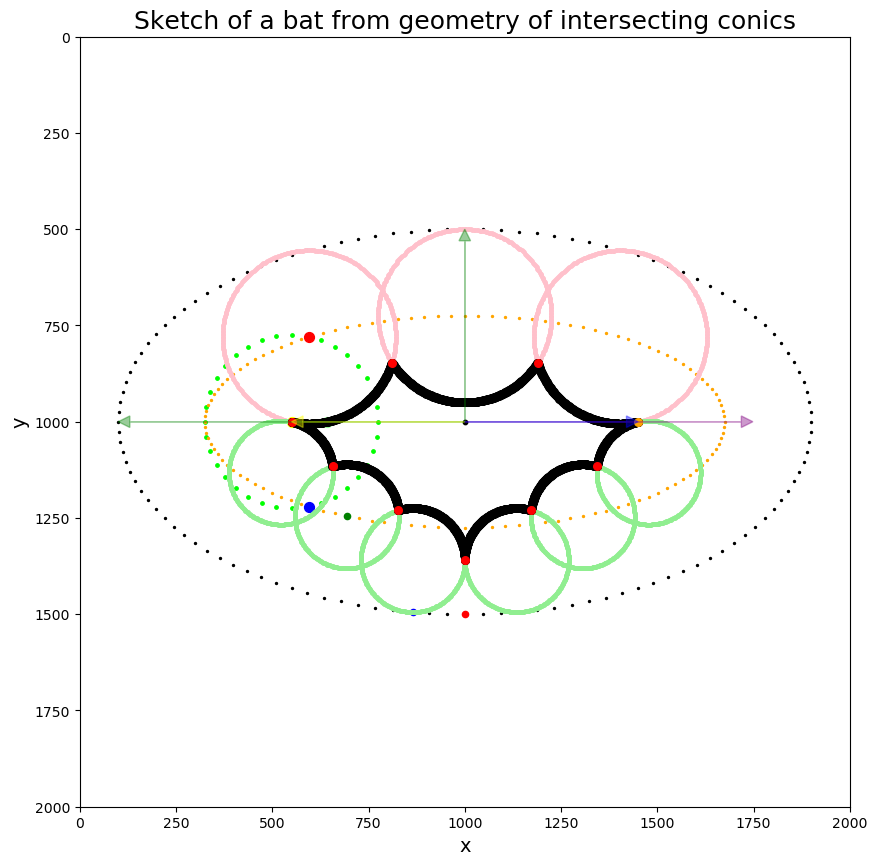

The script that saved this image:
import matplotlib.pyplot as plt
import numpy as np
from numpy import (
    arange,
    arccos,
    array,
    array_equal,
    arctan2,
    dot,
    isin,
    real,
    repeat,
    roots,
    sort,
    square,
    subtract,
    swapaxes,
    unique,
    where,
)
from numpy.linalg import norm
from math import sin, cos, radians as rad, sqrt
from sympy.combinatorics import Permutation
from ellipse_intersect import intersection_points, intersection_t

VISUALISE = True
SUPPRESS_SKETCH_VIS = False
ARC_STYLE = "thick"  # Options: "thick", "thin"
SAVE_PLOT = False
VERBOSE = False

if VISUALISE or SAVE_PLOT:
    fig = plt.figure()
    ax = plt.subplot()
    ax.set_aspect(1.0)
    if SUPPRESS_SKETCH_VIS:
        plt.axis([540, 1460, 1375, 835])
    else:
        plt.axis([0, 2000, 2000, 0])
    ax.set_title("Sketch of a bat from geometry of intersecting conics", size=18)
    ax.set_xlabel("x", size=14)
    ax.set_ylabel("y", size=14)

scale_factor = 100

# On sketch diagram these are a:b ≈ 9:5
h_radius, v_radius = dot(scale_factor, [9, 5])
focal_len = sqrt(h_radius ** 2 - v_radius ** 2)

xc = 1000
yc = 1000

if (VISUALISE or SAVE_PLOT) and not SUPPRESS_SKETCH_VIS:
    plt.scatter(xc, yc, s=10, color="k")

    arrow_opacity = 0.4

    # Draw the outer ellipse using measurements obtained by eye
    for alpha in arange(rad(0), rad(360), rad(3)):
        oe_x = xc + h_radius * cos(alpha)
        oe_y = yc + v_radius * sin(alpha)
        plt.scatter(oe_x, oe_y, s=2, color="k")

    # Leftward green arrow (a)
    plt.arrow(
        xc,
        yc,
        -1 * h_radius,
        0,
        length_includes_head=True,
        head_length=30,
        head_width=30,
        color="g",
        alpha=arrow_opacity,
    )

    # Upward green arrow (b)
    plt.arrow(
        xc,
        yc,
        0,
        -1 * v_radius,
        length_includes_head=True,
        head_length=30,
        head_width=30,
        color="g",
        alpha=arrow_opacity,
    )

    # Rightward purple arrow (c)
    plt.arrow(
        xc,
        yc,
        focal_len,
        0,
        length_includes_head=True,
        head_length=30,
        head_width=30,
        color="purple",
        alpha=arrow_opacity,
    )

    # Leftward yellow arrow (a/2)
    plt.arrow(
        xc,
        yc,
        -1 / 2 * h_radius,
        0,
        length_includes_head=True,
        head_length=30,
        head_width=30,
        color="yellow",
        alpha=arrow_opacity,
    )

    # Rightward blue arrow (a/2)
    plt.arrow(
        xc,
        yc,
        h_radius / 2,
        0,
        length_includes_head=True,
        head_length=30,
        head_width=30,
        color="b",
        alpha=arrow_opacity,
    )

# Determine top circle radii
# For now, just take it as 90% of v_radius
tc_scale = 0.9
tc_r = 0.5 * v_radius * tc_scale

# Store the circle centres, these will be used together later in the calculation
# of centre point adjacencies (i.e. which circles neighbour one another)

circle_centres = []

# Plot the middle top circle
mtc_dy = (1 - tc_scale) * (0.5 * v_radius)
mtc_xc = xc
mtc_yc = yc - (mtc_dy + v_radius / 2)
circle_centres.append((mtc_xc, mtc_yc))  # (CIRCLE 1)

if (VISUALISE or SAVE_PLOT) and not SUPPRESS_SKETCH_VIS:
    # (CIRCLE 1)
    for alpha in arange(rad(0), rad(360), rad(1)):
        mtc_x = mtc_xc + tc_r * cos(alpha)
        mtc_y = mtc_yc + tc_r * sin(alpha)
        plt.scatter(mtc_x, mtc_y, s=6, color="pink")

# Calculate the intersection of:
# - the circular locus of tc_r radii around the horizontal radius midpoint
# - the elliptical locus of centres of circles touching the outer ellipse
# First for the left horizontal midpoint and then the right hand side one

# First make the circular locus of tc_r radii around the left midpoint
lmc_xc = xc - 1 / 2 * h_radius

if (VISUALISE or SAVE_PLOT) and not SUPPRESS_SKETCH_VIS:
    for alpha in arange(rad(0), rad(360), rad(10)):
        lmc_x = lmc_xc + tc_r * cos(alpha)
        lmc_y = yc + tc_r * sin(alpha)
        plt.scatter(lmc_x, lmc_y, s=6, color="lime")

    # Now make the elliptical locus of circle centres along the outer ellipse
    for alpha in arange(rad(0), rad(360), rad(3)):
        el_x = xc + (h_radius - tc_r) * cos(alpha)
        el_y = yc + (v_radius - tc_r) * sin(alpha)
        plt.scatter(el_x, el_y, s=2, color="orange")

# After viewing this to confirm the proper value for tc_scale to obtain
# a point of intersection between the circular and elliptical loci, next
# calculate the point of intersection in the top left ellipse quadrant.
# I do this here by substituting the values of x and y from the parametric
# form of the equation for the circle into the Cartesian equation for the
# ellipse to get a (degree 4) polynomial in t whose real solutions give
# any points of intersection's (x,y) coordinates, obtained in the end
# by re-substituting t into the parametric equation of the circle.
# Here the array intersection_points provides the (x, y) coordinates,
# exported from `ellipse_intersect.py`.

if (VISUALISE or SAVE_PLOT) and not SUPPRESS_SKETCH_VIS:
    pcol = ["red", "blue", "yellow", "magenta"]

    for ip_n, ip in enumerate(intersection_points):
        plt.scatter(*ip, s=50, color=pcol[ip_n])

ip_dists = [norm(ip - mtc_yc) for ip in intersection_points]
nearest_ip = intersection_points[ip_dists.index(np.min(ip_dists))]

# Plot the left top circle
ltc_xc = nearest_ip[0]
ltc_yc = nearest_ip[1]
circle_centres.append((ltc_xc, ltc_yc))  # (CIRCLE 2)

if (VISUALISE or SAVE_PLOT) and not SUPPRESS_SKETCH_VIS:
    # (CIRCLE 2)
    for alpha in arange(rad(0), rad(360), rad(1)):
        ltc_x = ltc_xc + tc_r * cos(alpha)
        ltc_y = ltc_yc + tc_r * sin(alpha)
        plt.scatter(ltc_x, ltc_y, s=6, color="pink")

# Plot the right top circle
rtc_xc = (2 * mtc_xc) - ltc_xc  # Reflect across the vertical line x = ltc_xc
rtc_yc = ltc_yc
circle_centres.append((rtc_xc, rtc_yc))  # (CIRCLE 3)

if (VISUALISE or SAVE_PLOT) and not SUPPRESS_SKETCH_VIS:
    # (CIRCLE 3)
    for alpha in arange(rad(0), rad(360), rad(1)):
        rtc_x = rtc_xc + tc_r * cos(alpha)
        rtc_y = rtc_yc + tc_r * sin(alpha)
        plt.scatter(rtc_x, rtc_y, s=6, color="pink")

# Now to draw the bottom half's circles, first find the leftmost intersection
# point of the left top circle and the horizontal bisecting line (f(x) = yc)
# Take same approach as in ellipse_intersect.py (but only cubic not quartic)
# The equation simplifies to "(Yc - y)*t^2 + (2*r)*t + (Yc - y) = 0"
hbt_p_2 = ltc_yc - yc
hbt_p_1 = 2 * tc_r
hbt_p_0 = ltc_yc - yc
hbt_p_coeff = [hbt_p_2, hbt_p_1, hbt_p_0]
hbt_roots = roots(hbt_p_coeff)
hbt_roots = [
    hbt_roots[ii].real
    for ii in sort(
        [[tt.real for tt in hbt_roots].index(t) for t in unique(real(hbt_roots))]
    )
]

hbt_ip = []
hbt_t = []

if (VISUALISE or SAVE_PLOT) and not SUPPRESS_SKETCH_VIS:
    pcol = ["yellow", "palegreen", "magenta", "chocolate"]

for t_num, t in enumerate(hbt_roots):
    pol = [
        (c[1] * t ** c[0])
        for c in list(reversed(list(enumerate(reversed(hbt_p_coeff)))))
    ]
    if int(sum(pol)) != 0:
        print(
            f"Polynomial didn't evaluate to 0 as expected. "
            + f"Root {t} not valid. Skipping..."
        )
        continue  # Do not plot this root, skip to next root in hbt_roots (if any left)
    #
    x_crossing = ltc_xc + tc_r * ((1 - t ** 2) / (1 + t ** 2))
    y_crossing = ltc_yc + tc_r * ((2 * t) / (1 + t ** 2))
    #
    if (VISUALISE or SAVE_PLOT) and not SUPPRESS_SKETCH_VIS:
        plt.scatter(x_crossing, y_crossing, s=50, color=pcol[t_num])
    #
    hbt_ip.append((x_crossing, y_crossing))
    hbt_t.append(t)

# Take the leftmost of the intersections (i.e. lowest x value)
hbt_ip_l = sorted(hbt_ip, key=lambda x: x[0])[0]
hbt_t_l = hbt_t[hbt_ip.index(hbt_ip_l)]

# Give the lower circles 60% the radius of the top ones and place the centre of the
# leftmost lower circle this distance away from the intersection point.
# Note that this means these 2 circles will be 'flat' to one another, not overlapping.
lower_circle_scale = 0.6  # Relative to the circles on the top half of the ellipse
lc_r = tc_r * lower_circle_scale  # Radius of the lower circle
llc_xc = hbt_ip_l[0] + (lc_r * ((1 - hbt_t_l ** 2) / (1 + hbt_t_l ** 2)))
llc_yc = hbt_ip_l[1] + (lc_r * ((2 * t) / (1 + t ** 2)))
circle_centres.append((llc_xc, llc_yc))  # (CIRCLE 4)

# Draw the first lower circle, the leftmost one
if (VISUALISE or SAVE_PLOT) and not SUPPRESS_SKETCH_VIS:
    # (CIRCLE 4)
    for alpha in arange(rad(0), rad(360), rad(1)):
        llc_x = llc_xc + lc_r * cos(alpha)
        llc_y = llc_yc + lc_r * sin(alpha)
        plt.scatter(llc_x, llc_y, s=6, color="lightgreen")

# Next find the touching point of the lower circle which touches the central vertical
# bisecting line on its right hand side and 'lowest' (maximum y on our reversed y axis)
# centre without its edge (lc_r distance directly below it) crossing the outer ellipse
oem = (xc, yc + v_radius)

oem_x_crossing = xc - lc_r
oem_y_crossings = (
    array([-1, 1])
    * sqrt(v_radius ** 2 * (1 - ((oem_x_crossing - xc) ** 2 / (h_radius ** 2))))
    + yc
)
assert (
    len(oem_y_crossings[oem_y_crossings > yc]) == 1
), "There shouldn't be more than 2 points on the circumference of an ellipse at the same x value"
oem_y_crossing = oem_y_crossings[oem_y_crossings > yc].item()

plt.scatter(*oem, s=20, color="red")
plt.scatter(oem_x_crossing, oem_y_crossing, s=20, color="blue")

# Now draw this base midpoint left circle by settings its centre lc_r above this point
bmlc_xc = oem_x_crossing
bmlc_yc = oem_y_crossing - lc_r
circle_centres.append((bmlc_xc, bmlc_yc))  # (CIRCLE 5)

if (VISUALISE or SAVE_PLOT) and not SUPPRESS_SKETCH_VIS:
    # (CIRCLE 5)
    for alpha in arange(rad(0), rad(360), rad(1)):
        bmlc_x = bmlc_xc + lc_r * cos(alpha)
        bmlc_y = bmlc_yc + lc_r * sin(alpha)
        plt.scatter(bmlc_x, bmlc_y, s=6, color="lightgreen")

# Draw the final lower left quadrant circle centred at the midpoint of the other two
lc_dx, lc_dy = (bmlc_xc - llc_xc, bmlc_yc - llc_yc)
flmc_xc, flmc_yc = (llc_xc + lc_dx / 2, llc_yc + lc_dy / 2)
circle_centres.append((flmc_xc, flmc_yc))  # (CIRCLE 6)

if (VISUALISE or SAVE_PLOT) and not SUPPRESS_SKETCH_VIS:
    plt.scatter(flmc_xc, flmc_yc, s=20, color="green")
    # (CIRCLE 6)
    for alpha in arange(rad(0), rad(360), rad(1)):
        flmc_x = flmc_xc + lc_r * cos(alpha)
        flmc_y = flmc_yc + lc_r * sin(alpha)
        plt.scatter(flmc_x, flmc_y, s=6, color="lightgreen")

# Lastly, mirror all these across the line f(y) = xc
# (CIRCLE 7)
r_llc_xc = 2 * xc - llc_xc
circle_centres.append((r_llc_xc, llc_yc))

# (CIRCLE 8)
r_bmlc_xc = 2 * xc - bmlc_xc
circle_centres.append((r_bmlc_xc, bmlc_yc))

# (CIRCLE 9)
r_flmc_xc = 2 * xc - flmc_xc
circle_centres.append((r_flmc_xc, flmc_yc))

if (VISUALISE or SAVE_PLOT) and not SUPPRESS_SKETCH_VIS:
    # Reflected to top right circle in the lower right quadrant of the ellipse
    # (CIRCLE 7)
    for alpha in arange(rad(0), rad(360), rad(1)):
        r_llc_x = r_llc_xc + lc_r * cos(alpha)
        r_llc_y = llc_yc + lc_r * sin(alpha)
        plt.scatter(r_llc_x, r_llc_y, s=6, color="lightgreen")

    # Reflected to bottom left circle in lower right quadrant of the ellipse
    # (CIRCLE 8)
    for alpha in arange(rad(0), rad(360), rad(1)):
        r_bmlc_x = r_bmlc_xc + lc_r * cos(alpha)
        r_bmlc_y = bmlc_yc + lc_r * sin(alpha)
        plt.scatter(r_bmlc_x, r_bmlc_y, s=6, color="lightgreen")

    # Reflected to middle circle in lower right quadrant of the ellipse
    # (CIRCLE 9)
    for alpha in arange(rad(0), rad(360), rad(1)):
        r_flmc_x = r_flmc_xc + lc_r * cos(alpha)
        r_flmc_y = flmc_yc + lc_r * sin(alpha)
        plt.scatter(r_flmc_x, r_flmc_y, s=6, color="lightgreen")

# # # # # # # # # # # # # # # # # # # # # # # # # # # # # # # # # # # # #

# All circles have now been drawn and their interior arcs delineate the
# outline of the bat. Success! Next, to trace out this outline, first
# construct an adjacency matrix of the centre points

# The order in this array will match the sweep of t=0 to t=2*pi, which on our
# axes mean a relabelling of the circles numbered 1-9 as [0-based] sequence:
relabel_sequence = [7, 6, 8, 5, 3, 4, 0, 2, 1]
# I want to verify this manually entered order (automating the relabelling)

# An alternative way to do this is taking all-against-all distance transform of the
# matrix of circle centres, i.e. finding a permutation to relabel the circle centres
# according to proximity. This is useful even if it's possible to do by hand.

# Repeat the list of 9 circle_centres into a 9x9 matrix, each row has the same value
circle_centre_matrix = repeat(
    array(circle_centres), len(circle_centres), axis=0
).reshape(len(circle_centres), len(circle_centres), 2)
# The Euclidean distance between two points is sqrt(a^2 + b^2).
# A distance matrix calculates it for all the circle centres against all others,
dist_matrix = np.sqrt(
    np.sum(
        square((subtract(circle_centre_matrix, swapaxes(circle_centre_matrix, 0, 1)))),
        axis=2,
    )
)
assert np.all(dist_matrix.diagonal() == 0)  # Distance of a point to itself is zero
# Now find the 2 nearest points by finding the rank (ignoring 0th, which is the zero)
# The incidence matrix is True for the nearest and next-nearest circle centre
point_incidence_matrix = isin(dist_matrix.argsort().argsort(), (1, 2))
# nearest_pairs stores the indices of circle_centres corresponding to the 2 neighbours
nearest_pairs = where(point_incidence_matrix)[1].reshape(len(circle_centres), 2)
# for (n, (a,b)) in enumerate(nearest_pairs):
#    print(f"Circle centre {n+1} is nearest to {a+1} and {b+1}")
#
# Circle centre 1 is nearest to 2 and 3
# Circle centre 2 is nearest to 1 and 4
# Circle centre 3 is nearest to 1 and 7
# Circle centre 4 is nearest to 2 and 6
# Circle centre 5 is nearest to 6 and 8
# Circle centre 6 is nearest to 4 and 5
# Circle centre 7 is nearest to 3 and 9
# Circle centre 8 is nearest to 5 and 9
# Circle centre 9 is nearest to 7 and 8

# These are all correct, but I would like to start at the rightmost point and go around
# from 0 to 2*pi, the same way the circles are being plotted from rad(0) to rad(360)
oer = (xc + h_radius, yc)
# No need to square root to give Euclidean distance, since all that's needed is
# the smallest value's index: achieved here by finding index where the rank is 0
d_circ_oer = np.sum(square(subtract(oer, circle_centres)), axis=1)
starting_circle_index = where(d_circ_oer.argsort().argsort() == 0)[0].item()

# Now begin to build a permutation, initialised at this starting index, and add
# the nearest of the pairs each time until the permutation is of len(circle_centres)
circle_permutation = [starting_circle_index]
for i in arange(0, len(circle_centres) - 1):
    last_permuted = circle_permutation[-1]
    # Now find the nearest circle to this
    nearest_c = where(dist_matrix[last_permuted].argsort().argsort() == 1)[0].item()
    if nearest_c in circle_permutation:
        # This has already been encountered, so must use the other of the pair
        nearest_c = (set(nearest_pairs[last_permuted]) - set({nearest_c})).pop()
    circle_permutation.append(nearest_c)

assert len(circle_permutation) == len(circle_centres)
# Verify sucessfully recovered the relabelling permutation
relabelling_permutation = array(circle_permutation).argsort().tolist()
assert array_equal(relabelling_permutation, relabel_sequence)
relabel_reorder = Permutation(relabelling_permutation).__invert__().array_form
circle_centres_clockwise = [circle_centres[ri] for ri in relabel_reorder]

# To trace out the interior arcs for each circle in turn, we also need the set of
# intersection points: this is for all adjacent circles, but this has been simplified
# now as the adjacent circles in circle_centres_clockwise


def dist(p, q):
    """
    Calculate the Euclidean distance between two points (p,q)
    """
    return norm(subtract(p, q))


def choose_interior_ip(c1c, c2c, interior_centre=(xc, yc), tc_r=tc_r, lc_r=lc_r):
    """
    Provide the centre coordinates for two circles, from which the radius will be
    derived according to the default radius above/below the ellipse midpoint.
    """
    assert len(c1c) == len(c2c) == 2
    d = dist(c1c, c2c)
    c1x, c1y = c1c
    c2x, c2y = c2c
    c1r, c2r = tc_r, tc_r
    # Reassign radius as top circle radius if circle centre is above cy midpoint
    if c1y > interior_centre[1]:
        c1r = lc_r
    if c2y > interior_centre[1]:
        c2r = lc_r
    assert not d > c1r + c2r, (
        f"The circles at ({c1x},{c1y}) and ({c2x},{c2y}) do not intersect!"
        + f" The radii sum to {c1r+c2r} but the circles are {d} apart"
    )
    # Let circle 1 be imagined to be at (0,0) of a new basis and circle 2 at (d, 0)
    # We will translate and rotate back to the coordinate system after calculating a,
    # the distance to the intersection chord at (a, 0), and b, the half-length of the
    # chord between the two intersection points/cusps of the lens at (a,b) and (a,-b)
    # (d - a)^2 + (c1r^2 - a^2) = c2r^2
    # ==> d^2 - 2*d*a + a^2 + c1r^2 - a^2 = c2r^2
    # ==> a = (d^2 + c1r^2 - c2r^2) / (2*d)
    # Note that a here is not an absolute coordinate, just a relative distance
    # a = (d**2 + c1r**2 - c2r**2) / (2*d)
    a = (d ** 2 + c1r ** 2 - c2r ** 2) / (
        2 * d
    )  # distance from c1c to intersecting chord
    b = sqrt(c1r ** 2 - a ** 2)  # half-length of the intersecting chord

    # Construct a basis
    AB = subtract(c2c, c1c)  # AB = B - A
    e1 = AB / d  # e1 = AB / |AB|; norm(e1) = 1
    assert (
        round(norm(e1), ndigits=5) == 1
    ), "Error: unit vector e1 = AB/|AB| should be 1"
    e2 = (
        array([[0, -1], [1, 0]]) @ e1
    )  # 90° rotation so e2 perp. e1 (orthonormal basis)

    possible_ip = []
    # P_{1,2} = c1c + a·e1 +/- b·e2
    for b_component in [b, -b]:
        ip = (c1x, c1y) + a * e1 + b_component * e2
        test_c1 = round((ip[0] - c1x) ** 2 + (ip[1] - c1y) ** 2, ndigits=5)
        test1 = test_c1 == round(c1r ** 2, ndigits=5)
        assert (
            test1
        ), f"Error: circle {cc_n} intersection {ip} is not on the circle at {(c1x,c1y)}: {test_c1}≠{c1r**2}"
        if VERBOSE:
            print(
                f"Circle {cc_n} intersection {ip} is on the circle at {(c1x,c1y)}): {test_c1}={c1r**2}"
            )
        test_c2 = round((ip[0] - c2x) ** 2 + (ip[1] - c2y) ** 2, ndigits=5)
        test2 = test_c2 == round(c2r ** 2, ndigits=5)
        assert (
            test2
        ), f"Error: circle {cc_n} intersection {ip} is not on the circle at {(c2x,c2y)}: {test_c2}≠{c2r**2}"
        if VERBOSE:
            print(
                f"Circle {cc_n} intersection {ip} is on the circle at {(c2x,c2y)}): {test_c2}={c2r**2}"
            )
        possible_ip.append(ip)

    # Then compare the [at most] two points and select the nearest to interior_centre
    ip_dists = [dist(interior_centre, ip) for ip in possible_ip]
    ip_n = array(ip_dists).argsort().argsort().tolist().index(0)
    ip = possible_ip[ip_n]
    c1t = arctan2(ip[1] - c1y, ip[0] - c1x)
    if c1t < 0:
        assert (c1t + 2 * np.pi) > 0, f"arctan2 returned a number below -2*pi ({c1t})"
        c1t += 2 * np.pi
    rec_x = c1x + (c1r * cos(c1t))
    rec_y = c1y + (c1r * sin(c1t))
    rec = (rec_x, rec_y)
    assert array_equal(
        np.round(rec, 5), np.round(ip, 5)
    ), f"Failed to recover intersection {ip} (got {(rec)})"
    if VERBOSE:
        print(f"Recovered {ip} as {rec}: t = {c1t} (circle at {c1c}, r={c1r})")
    return ip, c1t


for cc_n, (cc_xc, cc_yc) in enumerate(circle_centres_clockwise):
    # Assign radius based on whether in upper or lower half of the ellipse
    if cc_yc > yc:
        cc_r = lc_r
    else:
        cc_r = tc_r
    prev_xc, prev_yc = circle_centres_clockwise[cc_n - 1]
    next_xc, next_yc = circle_centres_clockwise[(cc_n + 1) % len(circle_centres)]
    # Each adjacent circle (2 per circle) may have 1 or 2 intersection points
    prev_ip, prev_t = choose_interior_ip((cc_xc, cc_yc), (prev_xc, prev_yc))
    next_ip, next_t = choose_interior_ip((cc_xc, cc_yc), (next_xc, next_yc))
    if VISUALISE or SAVE_PLOT:  # Unsuppressed by SUPPRESS_SKETCH_VIS
        start_t, end_t = sorted((prev_t, next_t))
        # Always plot the minimal length arc (corresponds to ellipse interior)
        if (prev_t + rad(360) - next_t) < (next_t - prev_t):
            # In this case, invert the expected order
            start_t += rad(360)
        start_t, end_t = sorted((start_t, end_t))
        if VERBOSE:
            print(
                f"Drawing arc on circle {cc_n} "
                + f"(centre {(cc_xc, cc_yc)} from {start_t} to {end_t}"
            )
        if ARC_STYLE == "thin":
            for arc_t in arange(start_t, end_t, rad(0.1)):
                arc_x = cc_xc + cc_r * cos(arc_t)
                arc_y = cc_yc + cc_r * sin(arc_t)
                plt.scatter(arc_x, arc_y, s=5, color="k", alpha=1)
        elif ARC_STYLE == "thick":
            thickness = 30
            freq = 30
            uniform_spacing = thickness * 100 / freq / tc_r
            for arc_t in arange(start_t, end_t, rad(uniform_spacing)):
                arc_x = cc_xc + cc_r * cos(arc_t)
                arc_y = cc_yc + cc_r * sin(arc_t)
                plt.scatter(arc_x, arc_y, s=thickness, color="k", alpha=1)
        if not SUPPRESS_SKETCH_VIS:
            plt.scatter(*prev_ip, s=30, color="red")
            plt.scatter(*next_ip, s=30, color="orange")

if SAVE_PLOT:
    fig.set_figheight(10)
    fig.set_figwidth(20)
    if SUPPRESS_SKETCH_VIS:
        plt.savefig(f"bat_{ARC_STYLE}.png", bbox_inches="tight")
    else:
        plt.savefig("sketch.png", bbox_inches="tight")
elif VISUALISE:
    plt.show()
